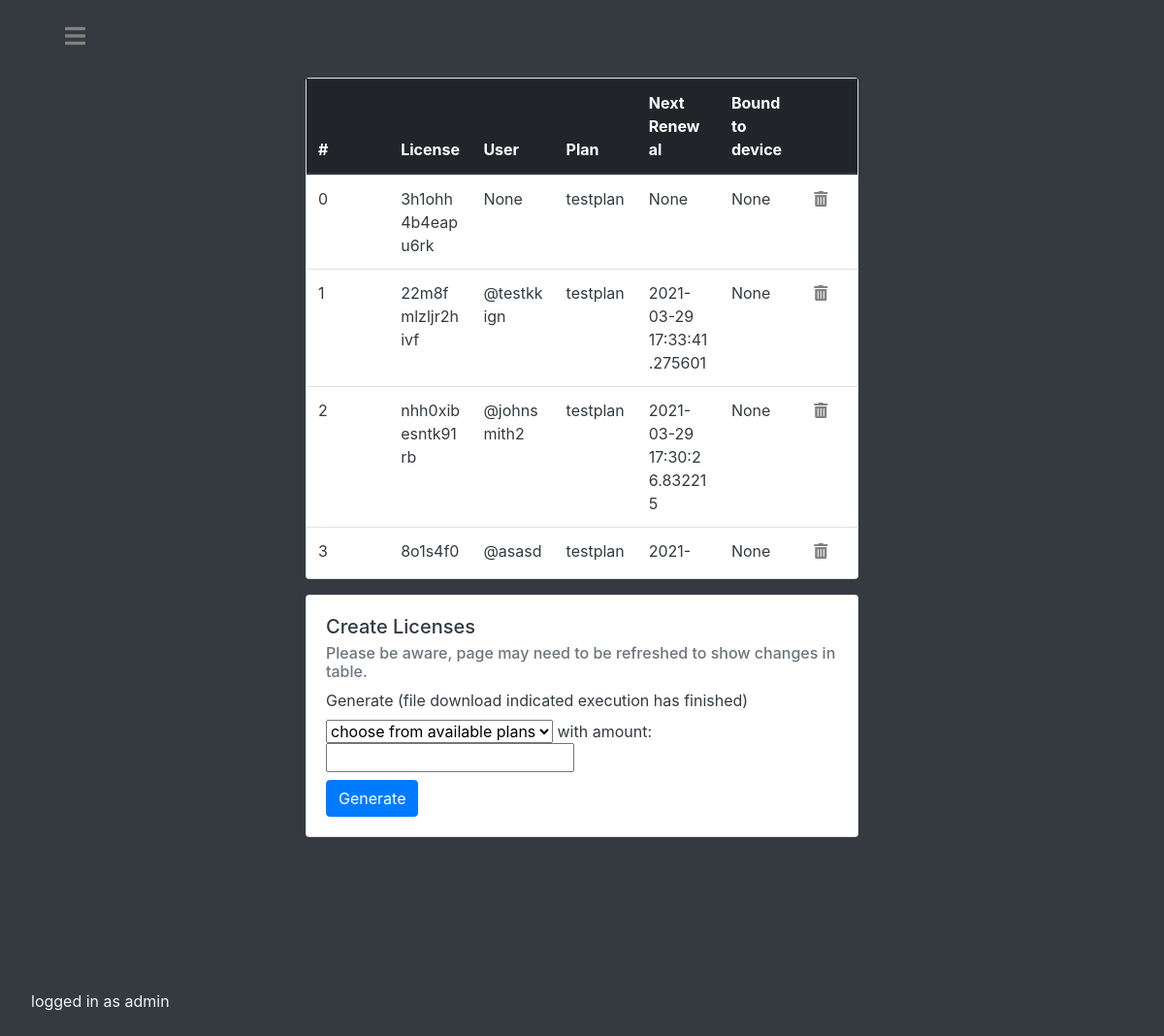
/admin/dashboard/licenses (signed in), run on an earlier commit of the app's database.
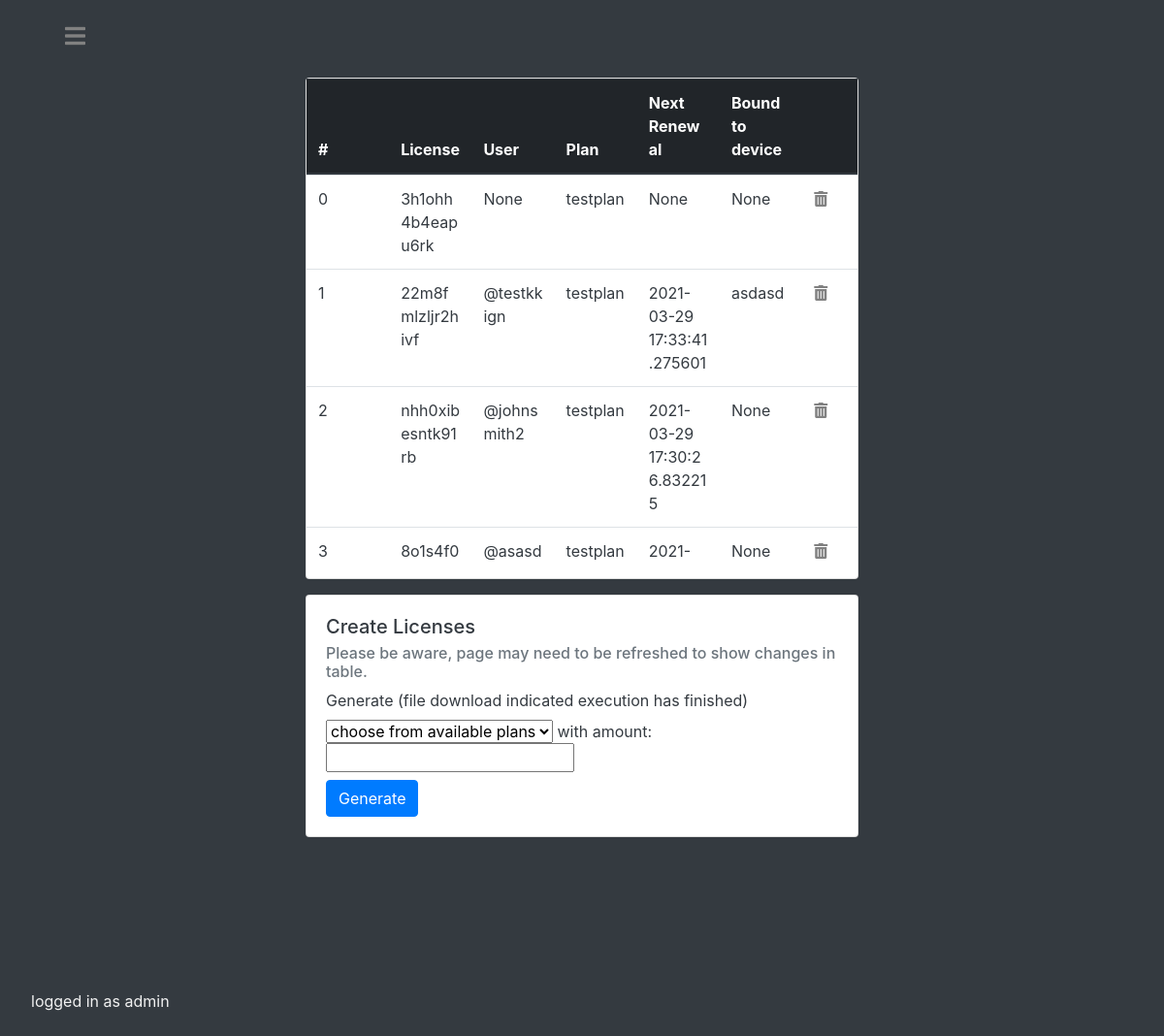
And on a later commit of the database.
### tables this page shows
CREATE TABLE users (username text PRIMARY KEY, fName text, sName text, emailAddress text, password text, admin bool);

CREATE TABLE licenses (license text PRIMARY KEY, username text, boundToUser boolean, boundToDevice boolean, HWID string, devicename string, nextrenewal string, plan string);

### main.py (the view, shortened to what this page needs)
@app.route("/admin/dashboard/licenses", methods=['GET', 'POST'])
@login_required
def adminlicenses():
    if current_user.getAdminPerms():
        db = Database()
        licenses = db.getAll('licenses')
        plans = db.getAll('plans')
        db.closeConnection()
        return render_template('adminlicenses.html',licenses=licenses, plans = plans)
    else:
        reason = f'Insufficient permissions.'
        return render_template('redirect.html', reason=reason)

### api.py (called while the page is built)
    def closeConnection(self):
        self.conn.close()
        return

    def getAll(self,dbname):
        self.c.execute(f'''SELECT * FROM {dbname}''')
        result = self.c.fetchall()
        return result

    def searchUsersByUsername(self,user):
        self.c.execute(f'''SELECT * FROM users WHERE username = ?''', (user,) )
        result = self.c.fetchone()
        return result

### main.py (called while the page is built)
@login_manager.user_loader
def load_user(username):
    dbconnection = Database()
    result = dbconnection.searchUsersByUsername(username)
    dbconnection.closeConnection()
    if result:
        if result[5] == "FALSE":
            return User(result[0], result[1], result[2], result[3], result[4])
        else:
            return AdministativeUser(result[0], result[1], result[2], result[3], result[4])
    else:
        return None

    def getAdminPerms(self):
        return self.isadmin

### templates/adminlicenses.html (shortened to what this page needs)
<!DOCTYPE html>
<html lang="en">
<head>
    <link rel="stylesheet" href="https://use.fontawesome.com/releases/v5.0.8/css/all.css">
    <link rel="stylesheet" href="https://maxcdn.bootstrapcdn.com/bootstrap/4.0.0/css/bootstrap.min.css"
>
</head>
<body class="bg-dark">
<div id="mySidenav" class="sidenav">
    <p class="footer fixed-bottom">logged in as {{ current_user.id }}</p>
</div>
<div id="main" class="container-fluid h-10 bg-dark text-white">
    <div class="col-3 text-left">
        <div class="navbarbutton"><a href="#" onclick="openNav()"><i class="fas fa-bars"></i></a></div>
    </div>
</div>
<div class="container-fluid h-80 bg-dark text-white">
    <div class="row h-90">
        <div class="col-3 text-left">
        </div>
        <div class="col-md-6 text-left justify-content-center align-items-center">
            <div class="card">
                <table id="dbtable" class="table mb-3 px-2">
                    <thead class="thead-dark">
                    <tr class="clickable">
                        <th scope="col" onclick="sortTable2(0)">#</th>
                        <th scope="col" onclick="sortTable2(1)">License</th>
                        <th scope="col" onclick="sortTable2(2)">User</th>
                        <th scope="col" onclick="sortTable2(3)">Plan</th>
                        <th scope="col" onclick="sortTable2(4)">Next Renewal</th>
                        <th scope="col" onclick="sortTable2(5)">Bound to device</th>
                        <th scope="col" width="10%"></th>
                    </tr>
                    </thead>
                    <tbody>
                    {% for value in licenses %}
                    <tr class="tbody text-dark">
                        <td scope="row ">{{ licenses.index(value) }}</td>
                        <td>{{ value[0] }}</td>
                        {% if value[1] != None %}
                        <td>@{{ value[1] }}</td>
                        {% else %}
                        <td>{{ value[1] }}</td>
                        {% endif %}
                        <td>{{ value[7] }}</td>
                        <td>{{ value[6] }}</td>
                        <td>{{ value[5] }}</td>
                        <td width="10%"><form method="post"><button  id="delete" name="delete" type="submit" class="invisblebutton" value="{{ value[0] }}"><i class="fas fa-trash-alt"></i></button></form></td>
                    </tr>
                    {% endfor %}
                    </tbody>
                </table>
            </div>
            <div class="card mt-3 text-dark">
                <div class="card-body">
                <h5 class="card-title">Create Licenses</h5>
                <h6 class="card-subtitle mb-2 text-muted">Please be aware, page may need to be refreshed to show changes in table.</h6>
                    <label for="plan-select">Generate (file download indicated execution has finished)</label>
                    <form action="" method="post">
                        <select name="plans" id="plan-select" name="plan-select">
                            <option value="">choose from available plans</option>
                        </select>
                        with amount:
                        <input type="number" name="amount">
                        <br>
                        <button type="submit" class="btn btn-primary mt-2">Generate</button>
                    </form>
              </div>
            </div>
        </div>
        <div class="col-3"></div>
    </div>
</div>
</body>
</html>

### templates/adminlicenses.html (style rules this page uses)
body,html { height:100%; }
.h-90 { height:90%; }
.h-80 { height:80%; }
.h-10 { height:10%; }
.sidenav { height: 100%; width: 0; position: fixed; z-index: 1; top: 0; left: 0; background-color: #111; overflow-x: hidden; padding-top: 60px; transition: 0.5s; }
.footer { color: #f1f1f1; padding: 8px 8px 8px 32px; white-space: nowrap; }
.navbarbutton { font-size: 150%; color: #E5D4C0; position: fixed; }
.navbarbutton a { padding: 8px 8px 8px 32px; color: #818181; transition: 0.3s; }
.navbarbutton a:link { color: #818181; }
.invisblebutton { background: none!important; border: none; padding: 0!important; font-family: arial, sans-serif; color: #818181; text-decoration: underline; cursor: pointer; }
.clickable { cursor: pointer; }
table { width: 100%; }
thead, tbody tr { display: table; width: 100%; table-layout: fixed; }
tbody { display: block; overflow-y: auto; table-layout: fixed; max-height: 400px; }
#main { transition: margin-left .5s; padding: 20px; }

What changed in the data, as far as the page shows it:
changed licenses "22m8fmlzljr2hivf": devicename "None" → "asdasd"
